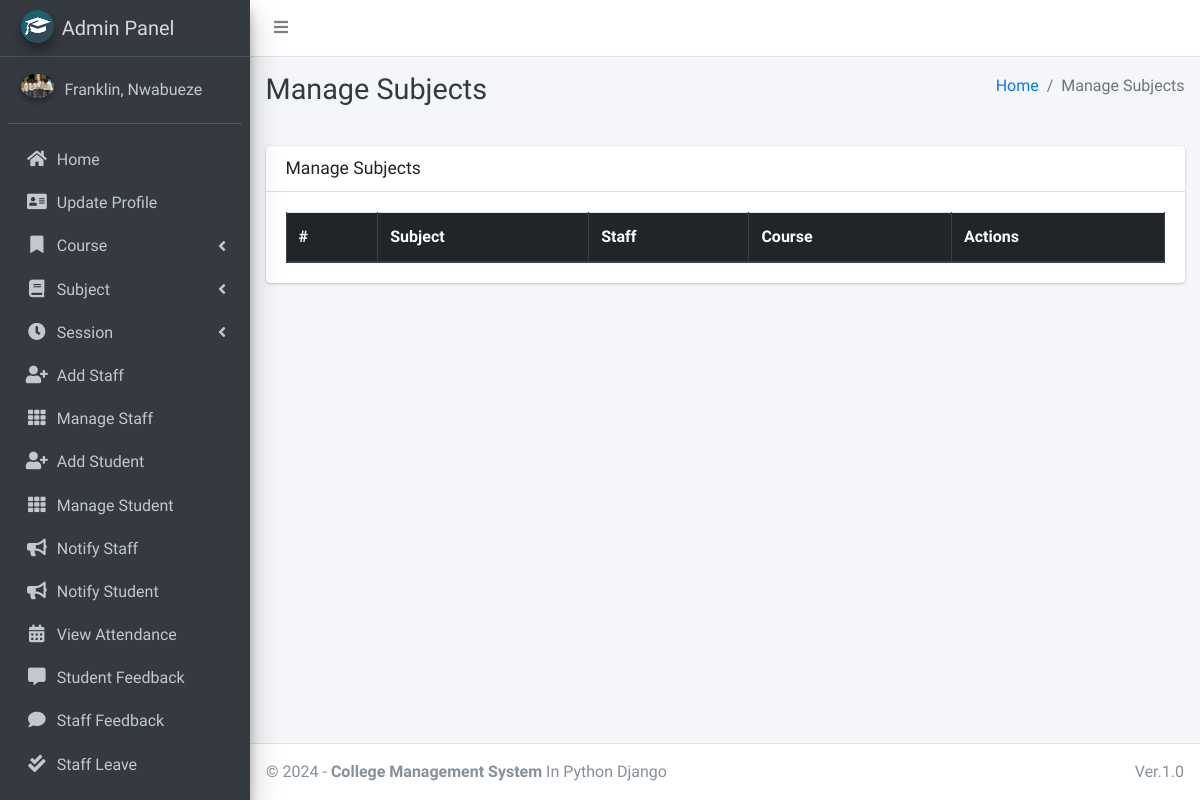
Before: /subject/manage/ (signed in) with the older database file.
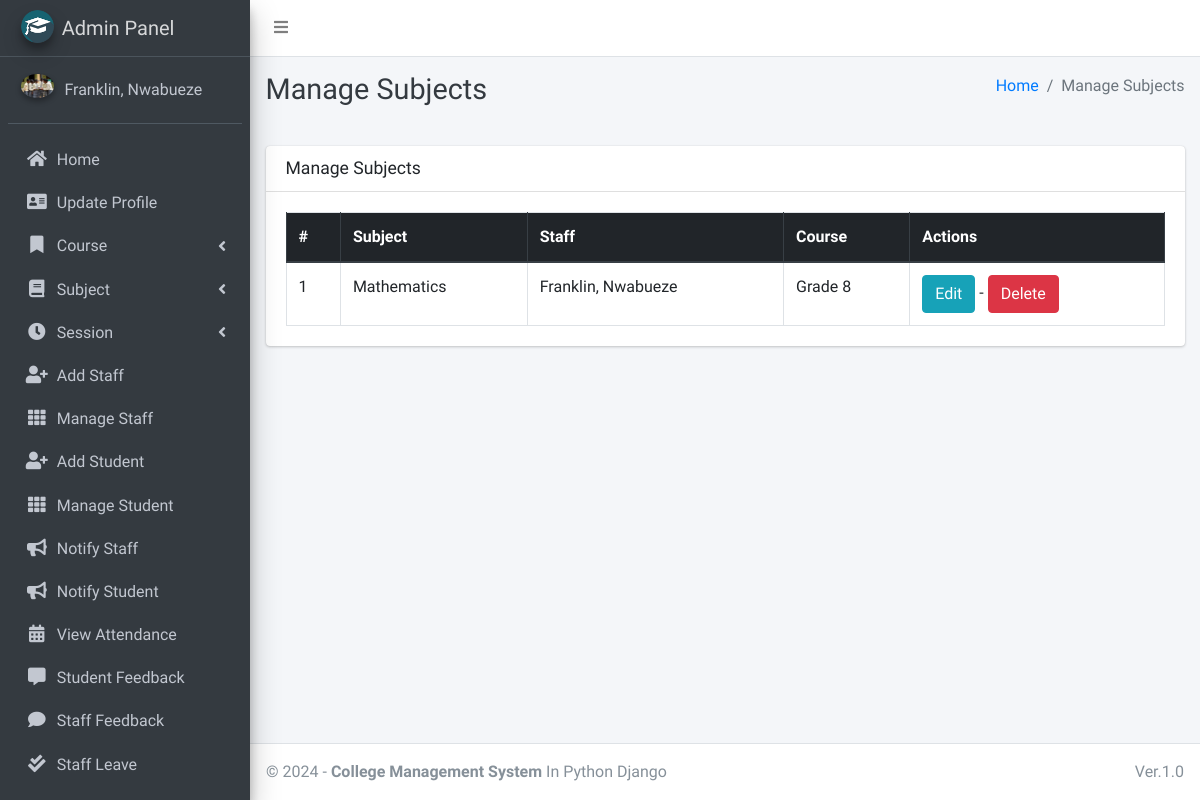
After: the same page with the newer database file.
### main_app/models.py (models this page shows, shortened)
class CustomUser(AbstractUser):
    USER_TYPE = ((1, "HOD"), (2, "Staff"), (3, "Student"))  # Choices for user types
    GENDER = [("M", "Male"), ("F", "Female")]  # Choices for gender
    username = None  # Removed username field, using email instead
    email = models.EmailField(unique=True)  # Unique email field for authentication
    user_type = models.CharField(default=1, choices=USER_TYPE, max_length=1)  # User role
    gender = models.CharField(max_length=1, choices=GENDER)  # Gender field
    profile_pic = models.ImageField()  # Profile picture field
    address = models.TextField()  # Address field
    fcm_token = models.TextField(default="")  # For Firebase notifications
    created_at = models.DateTimeField(auto_now_add=True)  # Timestamp for creation
    updated_at = models.DateTimeField(auto_now=True)  # Timestamp for last update
    USERNAME_FIELD = "email"  # Use email as the unique identifier for login
    REQUIRED_FIELDS = []  # No additional fields required for creating a user
    objects = CustomUserManager()  # Use custom user manager
    def __str__(self):
        return self.last_name + ", " + self.first_name  # String representation of the user

class Subject(models.Model):
    name = models.CharField(max_length=120)  # Subject name
    staff = models.ForeignKey(Staff, on_delete=models.CASCADE)  # Link to Staff
    course = models.ForeignKey(Course, on_delete=models.CASCADE)  # Link to Course
    updated_at = models.DateTimeField(auto_now=True)  # Last update timestamp
    created_at = models.DateTimeField(auto_now_add=True)  # Creation timestamp

class Staff(models.Model):
    course = models.ForeignKey(Course, on_delete=models.DO_NOTHING, null=True, blank=False)  # Link to Course
    admin = models.OneToOneField(CustomUser, on_delete=models.CASCADE)  # Link to CustomUser

class Course(models.Model):
    name = models.CharField(max_length=120)  # Course name
    created_at = models.DateTimeField(auto_now_add=True)  # Creation timestamp
    updated_at = models.DateTimeField(auto_now=True)  # Last update timestamp

### main_app/hod_views.py (the view)
# urls.py: path("subject/manage/", hod_views.manage_subject, name='manage_subject'),
def manage_subject(request):
    subjects = Subject.objects.all()
    context = {
        'subjects': subjects,
        'page_title': 'Manage Subjects'
    }
    return render(request, "hod_template/manage_subject.html", context)

### main_app/templates/hod_template/manage_subject.html
{% extends 'main_app/base.html' %}
{% load static %}
{% block page_title %}{{page_title}}{% endblock page_title %}
{% block content %}
<section class="content">
    <div class="container-fluid">
        <div class="row">
            <div class="col-md-12">
                <div class="card">
                    <div class="card-header">
                        <h3 class="card-title">{{page_title}}</h3>
                    </div>
                    <div class="card-body">
                        <table id="example2" class="table table-bordered table-hover">
                            <thead class="thead-dark">
                                <tr>
                                    <th>#</th>
                                    <th>Subject</th>
                                    <th>Staff</th>
                                    <th>Course</th>
                                    <th>Actions</th>
                                </tr>
                            </thead>
                            <tbody>
                                {% for subject in subjects %}
                                <tr>
                                    <td>{{ forloop.counter }}</td>
                                    <td>{{subject.name}}</td>
                                    <td>{{subject.staff.admin}}</td>
                                    <td>{{subject.course.name}}</td>
                                    <td>
                                        <a href="{% url 'edit_subject' subject.id %}" class="btn btn-info">Edit</a> -
                                        <a href="{% url 'delete_subject' subject.id %}" onclick="return confirm('Are you sure you want to delete this ?')" class="btn btn-danger">Delete</a>
                                    </td>
                                </tr>
                                {% endfor %}
                            </tbody>
                        </table>
                    </div>
                </div>
            </div>
        </div>
    </div>
</section>
{% endblock content %}

### main_app/templates/main_app/base.html (shortened to what this page needs)
{% load static %}
<!DOCTYPE html>
<html>
<head>
    <link rel="stylesheet" href="{% static 'plugins/fontawesome-free/css/all.min.css'%} ">
    <link rel="stylesheet" href="https://code.ionicframework.com/ionicons/2.0.1/css/ionicons.min.css">
    <link rel="stylesheet"
        href="{% static 'plugins/tempusdominus-bootstrap-4/css/tempusdominus-bootstrap-4.min.css'%} ">
    <link rel="stylesheet" href="{% static 'plugins/icheck-bootstrap/icheck-bootstrap.min.css'%} ">
    <link rel="stylesheet" href="{% static 'dist/css/adminlte.min.css'%} ">
    <link rel="stylesheet" href="{% static 'plugins/overlayScrollbars/css/OverlayScrollbars.min.css'%} ">
    <link rel="stylesheet" href="{% static 'plugins/daterangepicker/daterangepicker.css'%} ">
</head>
<body class="hold-transition sidebar-mini layout-fixed">
    <div class="wrapper">
        <nav class="main-header navbar navbar-expand navbar-white navbar-light">
            <ul class="navbar-nav">
                <li class="nav-item">
                    <a class="nav-link" data-widget="pushmenu" href="#"><i class="fas fa-bars"></i></a>
                </li>
            </ul>
        </nav>
        {% include "main_app/sidebar_template.html" with user=user %}
        <div class="content-wrapper">
            <div class="content-header">
                <div class="container-fluid">
                    <div class="row mb-2">
                        <div class="col-sm-6">
                            <h1 class="m-0 text-dark">{% block page_title %}{% endblock page_title %}</h1>
                        </div>
                        <div class="col-sm-6">
                            <ol class="breadcrumb float-sm-right">
                                <li class="breadcrumb-item"><a href="#">Home</a></li>
                                <li class="breadcrumb-item active">{{ page_title }}</li>
                            </ol>
                        </div>
                    </div>
                </div>
            </div>
<section class="content">
    <div class="container-fluid">
        <div class="row">
            <div class="col-md-12">
            </div></div></div></section>
            {% block content %}
            {% endblock content %}
        </div>
        {% include "main_app/footer.html" %}
    </div>
</body>
</html>

### main_app/templates/main_app/sidebar_template.html (shortened to what this page needs)
{% load static %}
<aside class="main-sidebar sidebar-dark-info elevation-4">
    {% if request.user.user_type == '1' %}
    <a href="{% url 'admin_home' %}" class="brand-link">
        <img src="{% static 'dist/img/cmsl.png' %} " alt="AdminLTE Logo"
            class="brand-image img-circle elevation-3" >
        <span class="brand-text font-weight-light">Admin Panel</span>
    </a>
    <div class="sidebar">
        <div class="user-panel mt-3 pb-3 mb-3 d-flex">
            <div class="image">
                <img src="{{ request.user.profile_pic}}" class="img-circle elevation-2" alt="User Image">
            </div>
            <div class="info">
                <a href="#" class="d-block">{{user}}</a>
            </div>
        </div>
        <nav class="mt-2">
            <ul class="nav nav-pills nav-sidebar flex-column" data-widget="treeview" role="menu" data-accordion="false">
                <li class="nav-item">
                    {% url 'admin_home' as admin_home %}
                    <a href="{{admin_home}}" class="nav-link {% if admin_home == request.path %} active {% endif %}">
                        <i class="nav-icon fas fa-home"></i>
                        <p>
                            Home
                        </p>
                    </a>
                </li>
                <li class="nav-item">
                    {% url 'admin_view_profile' as admin_view_profile %}
                    <a href="{{admin_view_profile}}"
                        class="nav-link {% if admin_view_profile == request.path %} active {% endif %}">
                        <i class="nav-icon fas fa-address-card"></i>
                        <p>
                            Update Profile
                        </p>
                    </a>
                </li>
                <li class="nav-item has-treeview">
                    <a href="#" class="nav-link">
                        <i class="nav-icon fas fa-bookmark"></i>
                        <p>
                            Course
                            <i class="fas fa-angle-left right"></i>
                        </p>
                    </a>
                </li>
                <li class="nav-item has-treeview">
                    <a href="#" class="nav-link">
                        <i class="nav-icon fas fa-book"></i>
                        <p>
                            Subject
                            <i class="fas fa-angle-left right"></i>
                        </p>
                    </a>
                </li>
                <li class="nav-item has-treeview">
                    <a href="#" class="nav-link">
                        <i class="nav-icon fas fa-clock"></i>
                        <p>
                            Session
                            <i class="fas fa-angle-left right"></i>
                        </p>
                    </a>
                </li>
                <li class="nav-item">
                    {% url 'add_staff' as add_staff %}
                    <a href="{{add_staff}}" class="nav-link {% if add_staff == request.path %} active {% endif %}">
                        <i class="nav-icon fas fa-user-plus"></i>
                        <p>
                            Add Staff
                        </p>
                    </a>
                </li>
                <li class="nav-item">
                    {% url 'manage_staff' as manage_staff %}
                    {% url 'edit_staff' staff_id as edit_staff %}
                    <a href="{{manage_staff}}"
                        class="nav-link {% if manage_staff == request.path or request.path == edit_staff %} active {% endif %}">
                        <i class="nav-icon fas fa-th"></i>
                        <p>
                            Manage Staff
                        </p>
                    </a>
                </li>
                <li class="nav-item">
                    {% url 'add_student' as add_student%}
                    <a href="{{add_student}}" class="nav-link  {% if add_student == request.path %} active {% endif %}">
                        <i class="nav-icon fas fa-user-plus"></i>
                        <p>
                            Add Student
                        </p>
                    </a>
                </li>
                <li class="nav-item">
                    {% url 'manage_student' as manage_student %}
                    {% url 'edit_student' student_id as edit_student %}
                    <a href="{{manage_student}}"
                        class="nav-link  {% if edit_student == request.path or manage_student == request.path %} active {% endif %}">
                        <i class="nav-icon fas fa-th"></i>
                        <p>
                            Manage Student
                        </p>
                    </a>
                </li>
                <li class="nav-item">
                    {% url 'admin_notify_staff' as admin_notify_staff %}
                    <a href="{{admin_notify_staff}}"
                        class="nav-link {% if admin_notify_staff == request.path %} active {% endif %}">
                        <i class="nav-icon fas fa-bullhorn"></i>
                        <p>
                            Notify Staff
                        </p>
                    </a>
                </li>
                <li class="nav-item">
                    {% url 'admin_notify_student' as admin_notify_student %}
                    <a href="{{admin_notify_student}}"
                        class="nav-link {% if admin_notify_student == request.path %} active {% endif %}">
                        <i class="nav-icon fas fa-bullhorn"></i>
                        <p>
                            Notify Student
                        </p>
                    </a>
                </li>
                <li class="nav-item">
                    {% url 'admin_view_attendance' as admin_view_attendance %}
                <li class="nav-item">
                    <a href="{{admin_view_attendance}}"
                        class="nav-link  {% if admin_view_attendance == request.path %} active {% endif %}">
                        <i class="nav-icon fas fa-calendar-alt"></i>
                        <p>
                            View Attendance
                        </p>
                    </a>
                </li>
                <li class="nav-item">
                    {% url 'student_feedback_message' as student_feedback_message %}
                    <a href="{{ student_feedback_message }}"
                        class="nav-link  {% if student_feedback_message == request.path %} active {% endif %}">
                        <i class="nav-icon fas fa-comment-alt"></i>
                        <p>
                            Student Feedback
                        </p>
                    </a>
                </li>
                <li class="nav-item">
                    {% url 'staff_feedback_message' as staff_feedback_message %}
                    <a href="{{staff_feedback_message}}"
                        class="nav-link   {% if staff_feedback_message == request.path %} active {% endif %}">
                        <i class="nav-icon fas fa-comment"></i>
                        <p>
                            Staff Feedback
                        </p>
                    </a>
                </li>
                <li class="nav-item">
                    {% url 'view_staff_leave' as view_staff_leave %}
                    <a href="{{view_staff_leave}}"
                        class="nav-link  {% if view_staff_leave == request.path %} active {% endif %}">
                        <i class="nav-icon fas fa-check-double"></i>
                        <p>
                            Staff Leave
                        </p>
                    </a>
                </li>
                <li class="nav-item">
                    {% url 'view_student_leave' as view_student_leave %}
                    <a href="{% url 'view_student_leave' %}"
                        class="nav-link  {% if view_student_leave == request.path %} active {% endif %}">
                    </a>
                </li>
                                        {% endif %}
                                    </ul>
                                </nav>
                            </div>
</aside>

### main_app/templates/main_app/footer.html
<footer class="main-footer">
    &copy; {% now "Y" %} - <strong>College Management System</strong>
    In Python Django
    <div class="float-right d-none d-sm-inline-block">
       Ver.1.0
    </div>
</footer>

Changed rows visible on the page:
added Subject: name "Mathematics", staff.admin "Franklin, Nwabueze", course.name "Grade 8"
